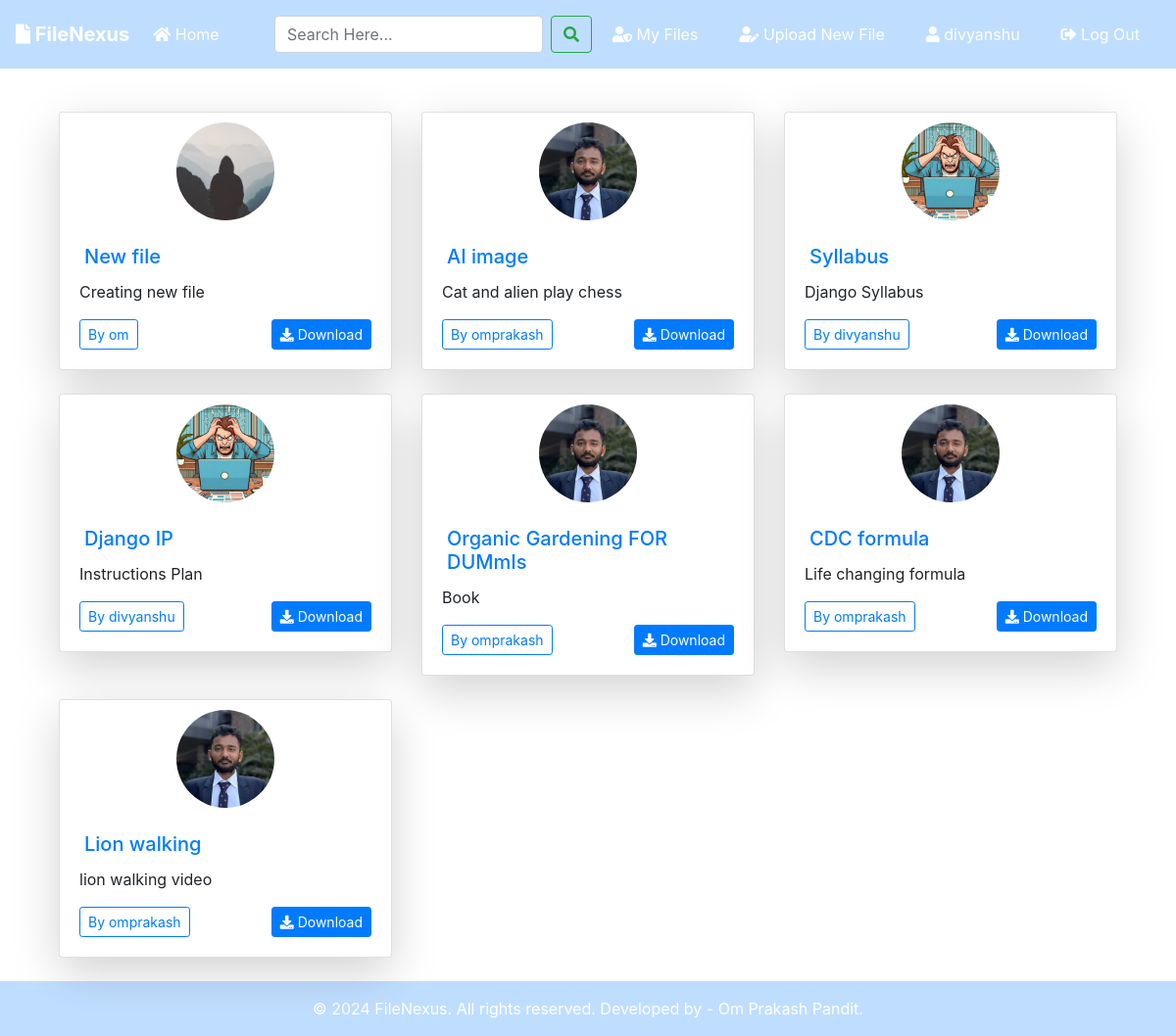
The page / (signed in) on the database its author committed.
### blog/models.py (models this page shows, shortened)
class Post(models.Model):
	title = models.CharField(max_length=100)
	file = models.FileField(null=True,blank=True,upload_to='Files')
	content = models.TextField()
	date_posted = models.DateTimeField(default=timezone.now)
	author = models.ForeignKey(User, on_delete=models.CASCADE)
	downloadable = models.BooleanField(default=True)

### users/models.py (models this page shows, shortened)
class Profile(models.Model):
    user = models.OneToOneField(User, on_delete=models.CASCADE)
    image = models.ImageField(default='default.jpg', upload_to='profile_pics')

### blog/views.py (the view)
# urls.py: path('', PostListView.as_view(), name='blog-home'),
class PostListView(ListView):
    model = Post
    template_name = 'blog/home.html'  # <app>/<model>_<viewtype>.html
    context_object_name = 'posts'
    ordering = ['-date_posted']
    paginate_by = 8

### blog/templates/blog/home.html (shortened to what this page needs)
{% extends "blog/base.html" %}
{% block content %}
<div class="container mt-4">
    <div class="row">
        {% for post in posts %}
        <div class="col-12 col-md-6 col-lg-4 mb-4">
            <div class="card shadow-lg">
                <div class="image-container text-center" style="padding-top: 30px;">
                    <img src="{{ post.author.profile.image.url }}" alt="Profile image of {{ post.author }}" class="rounded-circle img-fluid" style="width: 100px; height: 100px; margin-top: -50px;">
                </div>
                <div class="card-body">
                    <h5 class="card-title"><a href="{% url 'post-detail' post.id %}">{{ post.title }}</a></h5>
                    <p class="card-text">{{ post.content|truncatewords:20 }}</p>
                    <div class="d-flex justify-content-between align-items-center">
                        <a href="{% url 'user-posts' post.author.username %}" class="btn btn-sm btn-outline-primary">By {{ post.author }}</a>
                        {% if post.file and post.downloadable %}
                        <a href="{{ post.file.url }}" download class="btn btn-sm btn-primary"><i class="fas fa-download"></i> Download</a>
                        {% endif %}
                    </div>
                </div>
            </div>
        </div>
        {% endfor %}
    </div>
</div>
{% endblock content %}

### blog/templates/blog/base.html (shortened to what this page needs)
{% load static %}
{% load tz %}
<!doctype html>
<html lang="en">
<head>
    <link rel="stylesheet" href="https://stackpath.bootstrapcdn.com/bootstrap/4.3.1/css/bootstrap.min.css">
    <link rel="stylesheet" href="https://use.fontawesome.com/releases/v5.8.1/css/all.css">
    <link rel="stylesheet" href="{% static 'blog/main.css' %}">
</head>
<body>
    <nav class="navbar navbar-expand-lg navbar-dark bg-dark">
        <a class="navbar-brand font-weight-bold" href="{% url 'blog-home' %}"><i class="fas fa-file"></i> FileNexus</a>
        <div class="collapse navbar-collapse" id="navbarSupportedContent">
            <ul class="navbar-nav mr-auto">
                <li class="nav-item active">
                    <a class="nav-link" href="{% url 'blog-home' %}"><i class="fas fa-home"></i> Home <span class="sr-only">(current)</span></a>
                </li>
            </ul>
            <form id="searchform" class="form-inline" action="{% url 'search' %}" method="get">
                <input class="form-control mr-sm-2" type="search" name="q" value="{{ request.GET.q }}" placeholder="Search Here..." aria-label="Search">
                <button class="btn btn-outline-success my-2 my-sm-0" type="submit"><i class="fa fa-search"></i></button>
            </form>
            {% if user.is_authenticated %}
            <a href="{% url 'user-posts' user %}" class="btn text-white m-2"><i class="fas fa-user-shield"></i> My Files</a>
            <a href="{% url 'post-create' %}" class="btn text-white m-2"><i class="fas fa-user-edit"></i> Upload New File</a>
            <a href="{% url 'profile' %}" class="btn text-white m-2"><i class="fas fa-user"></i> {{ user.username }}</a>
            <form action="{% url 'logout' %}" method="post" style="display: inline;">
                <button type="submit" class="btn text-white m-2"><i class="fas fa-sign-out-alt"></i> Log Out</button>
            </form>
            {% else %}
            <a href="{% url 'login' %}" class="btn text-white m-2"><i class="fas fa-user-tie"></i> Log In</a>
            <a href="{% url 'register' %}" class="btn text-white m-2"> <i class="fas fa-sign-in-alt"></i> Sign Up</a>
            {% endif %}
        </div>
    </nav>
    <div class="container my-bg">
        {% block content %}
        {% endblock %}
    </div>
    <footer class="footer bg-dark text-white">
        <div class="container text-center py-3">
            © {% now "Y" %} FileNexus. All rights reserved. Developed by - Om Prakash Pandit.
        </div>
    </footer>
</body>
</html>

### blog/static/blog/main.css (style rules this page uses)
html { height: 100%; }
body { background-image: url('https://images.pexels.com/photos/956999/milky-way-starry-sky-night-sky-star-956999.jpeg?auto=compress&cs=tinysrgb&w=1260&h=750&dpr=1'); background-size: cover; background-position: center; background-repeat: no-repeat; background-attachment: fixed; display: flex; flex-direction: column; min-height: 100vh; margin: 0; }
.bg-dark { background-color: rgba(0, 123, 255, .25) !important; }
h2, h3, h4, h5, h6 { color: #58c5cf; margin: 5px; }
ul { margin: 0; }
.container.my-bg { flex: 1 0 auto; margin-top: 20px; }
.image-container { text-align: center; position: relative; margin-top: -30px; z-index: 0; }
.card { overflow: hidden; position: relative; padding-top: 60px; }
.footer { background-color: #343a40; color: white; flex-shrink: 0; width: 100%; }

### rows shown on the page
Post: author.profile.image (placeholder picture), title "New file", content "Creating new file", author "om"
Post: author.profile.image (picture), title "AI image", content "Cat and alien play chess", author "omprakash"
Post: author.profile.image (picture), title "Syllabus", content "Django Syllabus", author "divyanshu"
Post: author.profile.image (picture), title "Django IP", content "Instructions Plan", author "divyanshu"
Post: author.profile.image (picture), title "Organic Gardening FOR DUMmIs", content "Book", author "omprakash"
Post: author.profile.image (picture), title "CDC formula", content "Life changing formula", author "omprakash"
Post: author.profile.image (picture), title "Lion walking", content "lion walking video", author "omprakash"

### other values the page prints
{{ user.username }} "divyanshu"
